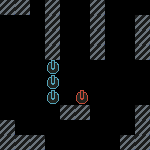

Rendered tile map (Tiled .tmx) drawn with the repository's tilesets; below, a short description and the full map source, tile grids included:
An orthogonal 10x10 tile map with 15x15 px tiles, 1 tile layer (Layer2) and 2 objects (27, 438).

<map version="1.2" tiledversion="1.2.4" orientation="orthogonal" renderorder="right-down" width="10" height="10" tilewidth="15" tileheight="15" infinite="0" nextlayerid="4" nextobjectid="15">
 <tileset firstgid="1" source="tileset.tsx" />
 <layer id="1" name="Layer2" width="10" height="10">
  <data encoding="csv">
22,22,0,22,0,0,22,0,0,0,
0,0,0,22,0,0,22,0,0,22,
0,0,0,22,0,0,22,0,0,22,
0,0,0,22,0,0,22,0,0,22,
0,0,0,6,0,0,0,0,0,0,
0,0,0,6,0,0,0,0,0,0,
0,0,0,6,0,2147483653,0,0,0,0,
0,0,0,0,22,22,0,0,0,22,
22,0,0,0,0,0,0,0,0,22,
22,22,22,0,0,0,0,0,22,22
</data>
 </layer>
 <objectgroup color="#5517b1" id="2" name="Cha">
  <object id="8" name="27" x="135" y="60" width="15" height="15" />
  <object id="14" name="438" x="105" y="60" width="15" height="15" />
 </objectgroup>
 <objectgroup id="3" name="Point" />
</map>
